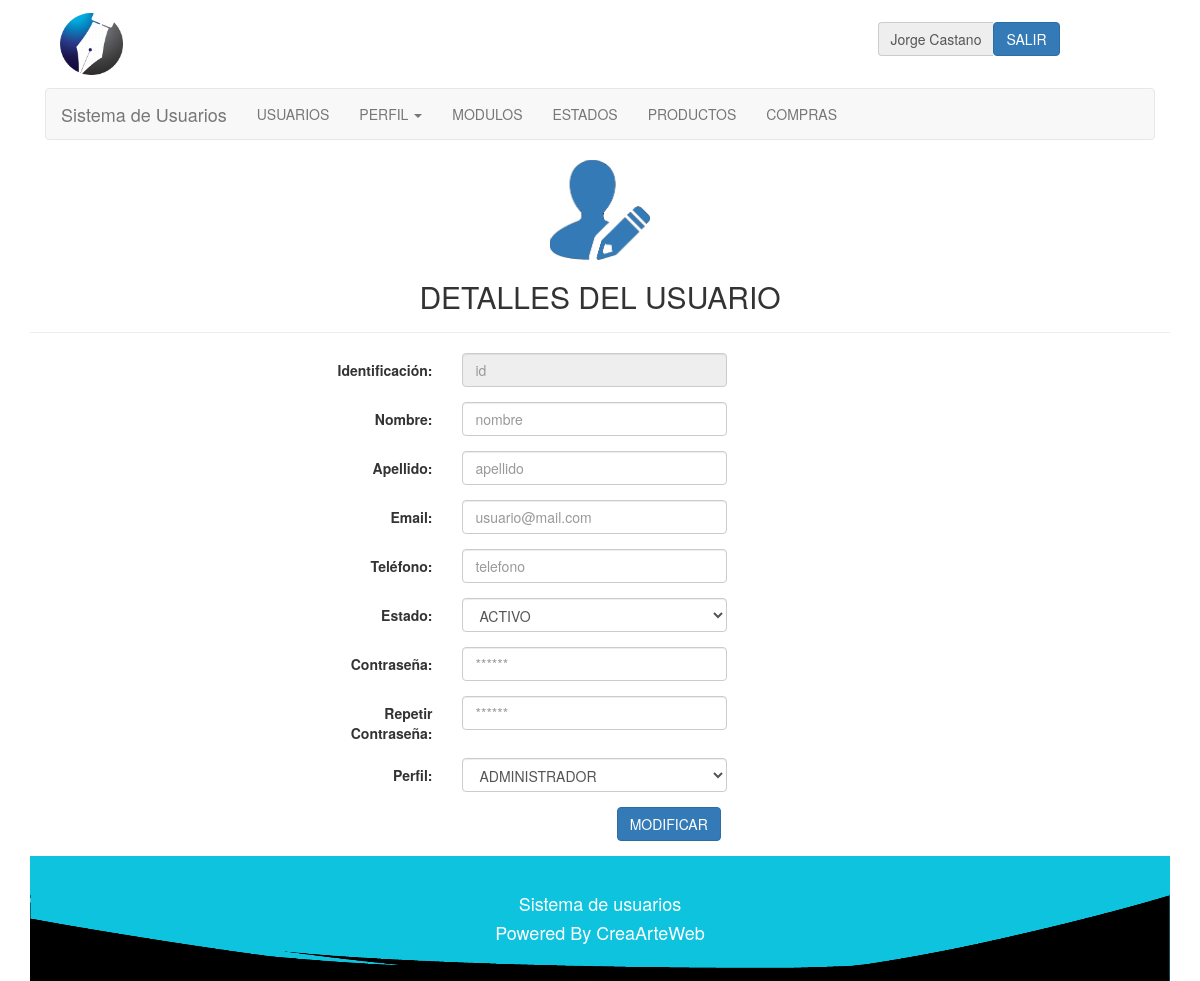
Page /php/usuarios/modificarUsuario.php (signed in) on the committed database.
### tables this page shows
CREATE TABLE IF NOT EXISTS `modulo` (
  `codigomodulo` int(10) NOT NULL,
  `descripcion` varchar(40) NOT NULL,
  `ruta` varchar(40) NOT NULL,
  `tipo` int(2) NOT NULL COMMENT '1-normal, 2-submenu, 3-principal submenu'
);

### php/lib/session.php (called while the page is built, shortened)
<?php
	include("../class/Usuario.php");
	include("../class/Modulo.php");
	include("../class/Perfil.php");
	include("../class/Estado.php");
	if (!isset($_SESSION["iniciada"]))
	{
		header( "location:../lib/logout.php" );
	}
	else
	{
		$miUsuario = unserialize( $_SESSION['miUsuario'] );
	}
?>

### php/class/Usuario.php (called while the page is built, shortened)
<?php
	class Usuario
	{
		private $cedula;
		private $perfil;
		function getCedula()
		{
			return $this->cedula;
		}
		function getPerfil()
		{
			return $this->perfil;
		}
	}
?>

### php/class/Modulo.php (called while the page is built, shortened)
<?php
	class Modulo
	{
		var $conexion;
		function setConexion ( $conexion )
		{
			$this -> conexion = $conexion;
		}
		function consultarUnModulo( $id )
		{
			$query = "SELECT *
					FROM modulo
					WHERE codigomodulo=$id";
			$this -> conexion -> conectar();
			$this -> conexion -> consultarRegistro( $query );
			$matrix = $this -> conexion->getMatrix();
			return $matrix;
		}
		function consultarModulosPerfil( $perfil )
		{
			$query = "SELECT * FROM perfilmodulo WHERE codigoperfil = '$perfil' ORDER BY codigomodulo";
			$this -> conexion -> conectar();
			$this -> conexion -> consultarRegistro( $query );
			$matrix = $this -> conexion->getMatrix();
			return $matrix;
		}
		function consultarSubmodulosRecursos( )
		{
			$query = "SELECT * FROM modulo WHERE tipo = 2 ORDER BY codigomodulo";
			$this -> conexion -> conectar();
			$this -> conexion -> consultarRegistro( $query );
			$matrix = $this -> conexion->getMatrix();
			return $matrix;
		}
	}
?>

### php/lib/conexion.php (called while the page is built, shortened)
<?php
	class Conexion
	{
		private $servidor;
		private $usuario;
		private $enlace;
		private $consulta;
		function Conexion( $servidor, $bd, $usuario, $pass )
		{
			$this->servidor = $servidor;
			$this->bd = $bd;
			$this->usuario = $usuario;
		}
		function conectar()
		{
			$this->enlace = mysql_connect( $this->servidor, $this->usuario);
		}
		function consultarRegistro( $query )
		{
			$this->consulta = mysql_query( $query, $this->enlace );
		}
		function getMatrix()
		{
			$matrix = array();
			while( $row = mysql_fetch_array( $this->consulta ) )
			{
				$matrix[] = $row;
			}
			return $matrix;
		}
	}
?>

### php/class/Estado.php (called while the page is built, shortened)
<?php
	class Estado
	{
		var $conexion;
		function setConexion ( $conexion )
		{
			$this -> conexion = $conexion;
		}
		function consultarEstadoUsuario( )
		{
			$query = "SELECT * FROM estado WHERE tipo=1 ORDER BY codigoestado";
			$this -> conexion -> conectar();
			$this -> conexion -> consultarRegistro( $query );
			$matrix = $this -> conexion->getMatrix();
			return $matrix;
		}
	}
?>

### php/class/Perfil.php (called while the page is built, shortened)
<?php
	class Perfil
	{
		var $conexion;
		function setConexion ( $conexion )
		{
			$this -> conexion = $conexion;
		}
		function consultarPerfiles( )
		{
			$query = "SELECT * FROM perfil ORDER BY codigoperfil";
			$this -> conexion -> conectar();
			$this -> conexion -> consultarRegistro( $query );
			$matrix = $this -> conexion->getMatrix();
			return $matrix;
		}
	}
?>

### php/usuarios/modificarUsuario.php (the view, shortened to what this page needs)
<?php
	include("../lib/session.php");
?>
<html>
	<head>
		<link href="../../css/bootstrap.min.css" rel="stylesheet" type="text/css" />
		<link href="../../css/estilo.css" rel="stylesheet" type="text/css" />
	</head>
	<body>
		<div class="container">
			<div class ="col-lg-12 col-md-12 col-sm-12 col-xs-12" id='cabecera'>
				<?php
					include('../lib/barraUsuario.php');
				?>
			</div>
			<div class="col-lg-12 col-md-12 col-sm-12 col-xs-12" id='menu'>
				<?php
					include('../lib/menu.php');
				?>
			</div>
			<div class="page-header" align = "center">
				<image src='../../img/usuarioEditar.png' class='img-responsive'>
				<h2>DETALLES DEL USUARIO</h2>
			</div>
			<?php
				if( isset( $_GET['cedula'] ) )
				{
					$miVariable =  $_GET['cedula'];
					$miUsuario2 = new Usuario( $miVariable, "", "", "", "", "", "", "", "" );
					$miUsuario2 -> setConexion( $conexion );
					$filaUsuario2 = $miUsuario2 -> consultarUnUsuario( $miVariable );
					$miUsuario2 -> setCedula( $filaUsuario2['0'] );
					$miUsuario2 -> setNombre( $filaUsuario2['1'] );
					$miUsuario2 -> setApellido( $filaUsuario2['2'] );
					$miUsuario2 -> setCorreo( $filaUsuario2['3'] );
					$miUsuario2 -> setTelefono( $filaUsuario2['4'] );
					$miUsuario2 -> setEstado( $filaUsuario2['5'] );
					$miUsuario2 -> setPass( $filaUsuario2['6'] );
					$miUsuario2 -> setPerfil( $filaUsuario2['7'] );
					$cedula = $miUsuario2 -> getCedula();
					$nombre = $miUsuario2 -> getNombre();
					$apellido = $miUsuario2 -> getApellido();
					$correo = $miUsuario2 -> getCorreo();
					$telefono = $miUsuario2 -> getTelefono();
					$estado = $miUsuario2 -> getEstado();
					$pass = $miUsuario2 -> getPass();
					$perfil = $miUsuario2 -> getPerfil();
				}
				else
				{
					$cedula = '';
					$nombre = '';
					$apellido = '';
					$correo = '';
					$telefono = '';
					$estado = '';
					$pass = '';
					$perfil = '';
				}
			?>
			<div align='center' class="col-lg-offset-3 col-md-offset-3">
				<form class="form-horizontal" role="form" onSubmit="return comprobarClave()" action="modificar.php" method="post" name="formModificar">
				  	<div class="form-group">
				    	<label for="username" class="col-sm-2 control-label">Identificación:</label>
				    	<div class="col-sm-4">
				      		<input type="text" readonly="readonly" class="form-control" id="username"
					      		name="cedula" value='<?php echo $cedula; ?>' placeholder="id" required minlength=8/>
					    </div>
				  	</div>
				  	<div class="form-group">
					    <label for="firstName" class="col-sm-2 control-label">Nombre:</label>
					    <div class="col-sm-4">
					      <input type="text" class="form-control" id="firstName"
					      		name="nombre" value='<?php echo $nombre; ?>' placeholder="nombre" required/>
					    </div>
				  	</div>
				  	<div class="form-group">
					    <label for="lastName" class="col-sm-2 control-label">Apellido:</label>
					    <div class="col-sm-4">
					      <input type="text" class="form-control" id="lastName"
					            name="apellido" value='<?php echo $apellido; ?>' placeholder="apellido" required/>
					    </div>
				  	</div>
				  	<div class="form-group">
					    <label for="email" class="col-sm-2 control-label">Email:</label>
					    <div class="col-sm-4">
					      <input type="email" class="form-control" id="email"
					            name="correo" value='<?php echo $correo; ?>' placeholder="usuario@mail.com" required/>
				    	</div>
				  	</div>
				  	<div class="form-group">
				    	<label for="phone" class="col-sm-2 control-label">Teléfono:</label>
					    <div class="col-sm-4">
					      <input type="text" class="form-control" id="phone"
					            name="telefono" value='<?php echo $telefono; ?>' placeholder="telefono" required/>
					    </div>
				  	</div>
				  	<?php
				  		$miEstado = new Estado("","","");
  						$miEstado -> setConexion( $conexion );
  						$estados = $miEstado -> consultarEstadoUsuario( );
				  		if(($miUsuario -> getPerfil() == '1') && ($miUsuario -> getCedula() != $cedula)){
				  			echo
				  			"<div class='form-group'>
				    			<label for='estado' class='col-sm-2 control-label'>Estado:</label>
					    		<div class='col-sm-4'>
					      			<select class='form-control' id='estado' name='estado'>";
					     }else{
					     	echo
				  			"<div class='hide form-group'>
				    			<label for='estado' class='col-sm-2 control-label'>Estado:</label>
					    		<div class='col-sm-4'>
					      			<select class='form-control' id='estado' name='estado'>";
					     }
						if( $estados )
						foreach( $estados as $estado2 )
						{
							if( $estado == $estado2[0]  )
							{
								echo "<option value='$estado2[0]' selected>$estado2[1]</option>";
							}
							else
							{
								echo "<option value='$estado2[0]'>$estado2[1]</option>";
							}
						}
						echo
						"		</select>
						    </div>
			  			</div>";
					?>
				  	<div class="form-group">
					    <label for="password" class="col-sm-2 control-label">Contraseña:</label>
					    <div class="col-sm-4">
					      	<input type="password" class="form-control" id="password"
								name="pass" value='<?php echo $pass; ?>' placeholder="******" required minlength=6/>
					    </div>
					</div>
				  	<div class="form-group">
					    <label for="re-password" class="col-sm-2 control-label">Repetir Contraseña:</label>
					    <div class="col-sm-4">
					      	<input type="password" class="form-control" id="re-password"
					            name="pass2" value='<?php echo $pass; ?>' placeholder="******" required minlength=6/>
					    </div>
					</div>
					<?php
						$miPerfil = new Perfil("","");
						$miPerfil -> setConexion( $conexion );
						$perfiles = $miPerfil -> consultarPerfiles( );
		    			if(($miUsuario -> getPerfil() == '1') && ($miUsuario -> getCedula() != $cedula)){
		    				echo
							"<div class='form-group'>
			    				<label for='perfil' class='col-sm-2 control-label'>Perfil:</label>
				    			<div class='col-sm-4'>
				      				<select class='form-control' id='perfil' name='perfil'>";
		    			}else{
		    				echo
							"<div class='hide form-group'>
			    				<label for='perfil' class='col-sm-2 control-label'>Perfil:</label>
				    			<div class='col-sm-4'>
				      				<select class='form-control' id='perfil' name='perfil'>";
		    			}
						if( $perfiles )
						foreach( $perfiles as $perfil2 )
						{
							if( $perfil == $perfil2[0] )
							{
								echo "<option value='$perfil2[0]' selected>$perfil2[1]</option>";
							}
							else
							{
								echo "<option value='$perfil2[0]'>$perfil2[1]</option>";
							}
						}
						echo 	"</select>
					   		</div>
				  		</div>";
					?>
				  	<div class="form-group">
					    <div class="col-sm-10">
					    	<button type="submit" class="btn btn-primary">MODIFICAR</button>
					    </div>
				  	</div>
				</form>
			</div>
			<div id="footer" class="col-lg-12 col-md-12 col-sm-12 col-xs-12">
				<?php
					include('../lib/footer.php');
				?>
			</div>
		</div>
	</body>
</html>

### php/lib/menu.php (shortened to what this page needs)
<nav class="navbar navbar-default">
	<div class="container-fluid">
		<div class="navbar-header">
		  	<a class="navbar-brand" href="../lib/home.php">
			  	Sistema de Usuarios
		  	</a>
		</div>
		<div class="collapse navbar-collapse" id="bs-example-navbar-collapse-1">
			<ul class="nav navbar-nav">
				<?php
					$miModulo = new Modulo( "", "", "", "" );
					$miModulo -> setConexion( $conexion );
					$modulosPerfil = $miModulo -> consultarModulosPerfil( $miUsuario->getPerfil() );
					if( $modulosPerfil )
					foreach( $modulosPerfil as $moduloP )
					{
						$modulo = $miModulo->consultarUnModulo( $moduloP[2] );
						if( $modulo )
						foreach( $modulo as $modulo2 )
						{
							if( $modulo2['3'] == 1  )
							{
								echo "<li class='divider-vertical'><a href='".$modulo2['2']."'>".$modulo2['1']."</a></li>";
							}
							if( $modulo2['3'] == 3  )
							{
								echo
									"<li class='dropdown' id='menu1'>
										<a class='dropdown-toggle' data-toggle='dropdown' href='#menu1'>".$modulo2['1']."
											<b class='caret'></b>
										</a>
									<ul class='dropdown-menu'>
										<li><a href='".$modulo2['2']."'>".$modulo2['1']."</a></li>";
										echo"
									</ul>
								</li>";
							}
						}
					}
				?>
		  	</ul>
		</div>
	</div>
</nav>

### css/estilo.css (style rules this page uses)
#footer { background-color: #0EC3DE; background-repeat: no-repeat; background-position: center; padding: 2em 0 2em 0; text-align: center; background-image: url('../img/footer.png'); background-size: 100% 100%; color: #FFF; }

### rows in the picture
modulo: descripcion "USUARIOS"
modulo: descripcion "PERFIL"
modulo: descripcion "MODULOS"
modulo: descripcion "ESTADOS"
modulo: descripcion "PRODUCTOS"
modulo: descripcion "COMPRAS"

### other values in the picture
$miUsuario -> getNombre() "Jorge"
$miUsuario -> getApellido() "Castano"
form field estado "ACTIVO"
form field perfil "ADMINISTRADOR"
